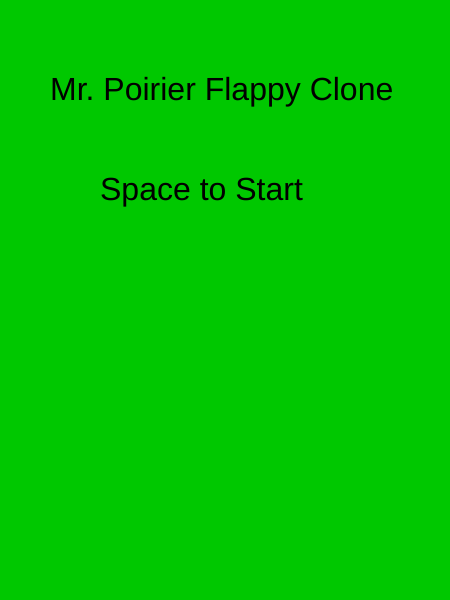
Frame 1 (no input)
Frame 60 (no input): identical to frame 1, image omitted
Frame 120 (the mouse pressed at the canvas centre since frame 60): identical to frame 1, image omitted

The p5.js sketch that drew this single still picture (run headless with seeded random() and noise() and a simulated clock; from frame 60 on, the mouse is pressed at the canvas centre):

// p5.js sketch
// ── sketch.js
/*
    Mike Poirier
    Flappy Bird Clone
    Main Sketch
    Updated: April 16, 2020
*/

var bird;
var pipes = [];
var score;
var maxScore;
var gameOver;

function setup() {
    createCanvas(450, 600);
    bird = new Bird(1);
    //bird2 = newBird(2); //player2
    maxScore = 0;
    gameOver = true;
}

function draw() {
    background(0, 200, 0);

    if (gameOver) {
        textSize(32);
        text("Mr. Poirier Flappy Clone", 50, 100)
        text('Space to Start', 100, 200);
    } else {

        //display all pipes in array & check for hit (reverse order splice)
        for (var i = pipes.length - 1; i >= 0; i--) {
            pipes[i].update();
            pipes[i].show();

            if (pipes[i].hit(bird)) {
                noLoop();
                fill(255, 0, 0);
                text("Game Over!", 110, 200)
                text('Space to Try Again', 80, 300);
                gameOver = true;
            }

            if (pipes[i].pass(bird)) {
                score += 10;
            }

            if (pipes[i].x < -pipes[i].w) { //remove pipe from end of the array
                pipes.splice(i, 1);
            }
        }

        bird.update();
        bird.show();

        //add and display a new pipe every X number of frames
        if (frameCount % 170 == 0) {
            pipes.push(new Pipe());
        }

        showScores();
    }
}

function showScores() {
    fill(0);
    textSize(32);
    text('current: ' + score, 242, 32);

    if (score > maxScore) {
        maxScore = score;
    }

    text('record: ' + maxScore, 251, 64);
}

function keyPressed() {
    if (key === ' ' && !gameOver) {
        bird.up();
    } else if (key === ' ' && gameOver) {
        resetGame();
    }

    /*
        if (keyCode === SHIFT) {
            bird2.up();
        }
    */
}

function resetGame() {
    for (var i = pipes.length - 1; i >= 0; i--) {
        pipes.pop();
    }
    pipes.push(new Pipe());
    score = 0;
    gameOver = false;
    frameCount = 0;
    loop();
}

/*
    Disable user keys from scrolling from browser
    https://stackoverflow.com/questions/8916620/disable-arrow-key-scrolling-in-users-browser
*/
window.addEventListener("keydown", function (e) {
    // spacebar = 32
    if ([32].indexOf(e.keyCode) > -1) {
        e.preventDefault(); // prevents default browser behaviour when interacting with p5.js
    }
}, false);
// ── bird.js
/*
    Michael Poirier
    Flappy Bird Clone
    Bird Class
    Updated: April 14, 2020
*/

class Bird {

    constructor(num) {
        this.y = height / 2;
        this.x = 48;
        this.num = num;

        this.gravity = 0.3;
        this.lift = -8;
        this.velocity = 0;

        this.width = 36;
        this.height = 36;
    }

    update() {
        this.velocity += this.gravity;
        this.y += this.velocity;

        //don't allow the bird to exist outside of the canvas
        if (this.y < 0 + this.height / 2) {
            this.y = 0 + this.height / 2;
            this.velocity = 0;
        } else if (this.y > height - this.height / 2) {
            this.y = height - this.height / 2;
            this.velocity = 0;
        }
    }

    show() {
        //change colour of bird based on vertical location
        if (this.num == 1) { // Player 1 = Circle
            fill(255 - (this.y * 0.1), 0 + (this.y * 0.5), 0 + (this.y * 0.2));
            ellipse(this.x, this.y, this.width, this.height);
        } else { // Player 2 = Square
            fill(0 + (this.y * 0.5), 0 + (this.y * 0.2), 255 - (this.y * 0.1));
            rect(this.x, this.y, this.width, this.height);
        }
        //draw circle of bird object

    }

    up() {
        //don't allow lift if object is at max-min bounds of the canvas height
        if (!(this.y < 0 + this.height / 2) && !(this.y > height - this.height / 2)) {
            this.velocity += this.lift;
        } else {
            this.velocity = 0;
        }
    }
}
